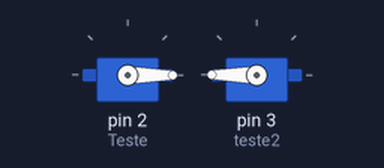
A sketch run on a simulated Arduino Uno, built with avr-gcc and run on an emulated ATmega328P. On the bench: 2 × servo.

Above: at 0.05 s.
At 2.5 s:
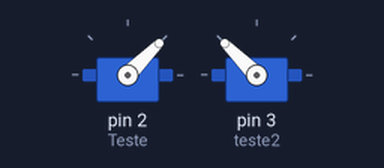
At 5.0 s:
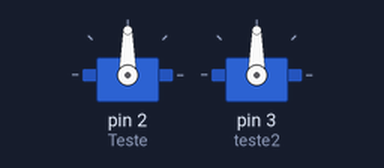
At 10.0 s:
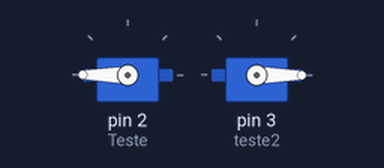
Timing chart, 0 to 13.0 s (numbered marks = the images above):
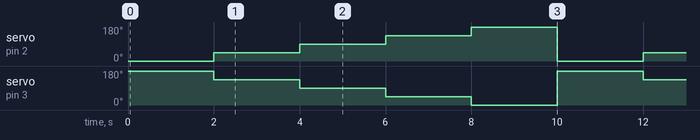

Measured:
- by itself, servo on pin 2 (Teste): repeats every 10.0 s: 90° 2.0 s, 135° 2.0 s, 180° 2.0 s, 0° 2.0 s, 45° 2.0 s
- by itself, servo on pin 3 (teste2): repeats every 10.0 s: 90° 2.0 s, 45° 2.0 s, 0° 2.0 s, 180° 2.0 s, 135° 2.0 s

The sketch:

Teste_Servo.ino
```cpp
#include <Servo.h>
Servo Teste;
Servo teste2;
int val1;
int val2;

void setup() {
Teste.attach(2);
teste2.attach(3);
}

void loop() {


val1=0;
Teste.write(val1);
val2=180;
teste2.write(val2);
delay(2000);

val1=45;
Teste.write(val1);
val2=135;
teste2.write(val2);
delay(2000);

val1=90;
Teste.write(val1);
val2=90;
teste2.write(val2);
delay(2000);

val1=135;
Teste.write(val1);
val2=45;
teste2.write(val2);
delay(2000);

val1=180;
Teste.write(val1);
val2=0;
teste2.write(val2);
delay(2000);

}
```
